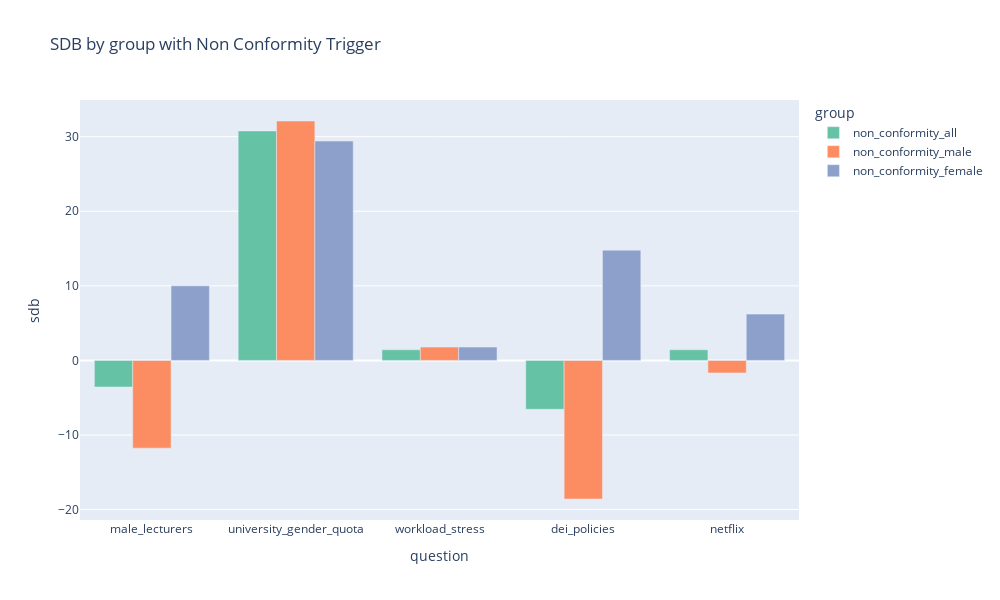

The cell this chart's notebook holds for it:
### Code cell
temp_sdb = all_sdb.loc[all_sdb['group'].isin(nonconform_cols), :]

# create 3 groups of bars for each question based on all_cols female_cols and male_cols
fig = px.bar(temp_sdb, x='question', y='sdb', color='group', color_discrete_sequence=px.colors.qualitative.Set2, barmode='group', title='SDB by group with Non Conformity Trigger')

# increase plot size and change color palette to viridis
fig.update_layout(
    autosize=False,
    width=1000,
    height=600,
    coloraxis=dict(colorscale='viridis')
)

fig.show()

### Figure 1 — Plotly figure (JSON) as saved in the notebook; plotly's stock layout.template omitted (floating-point values rounded to 4 significant figures)
{"data": [{"alignmentgroup": "True", "hovertemplate": "group=non_conformity_all<br>question=%{x}<br>sdb=%{y}<extra></extra>", "legendgroup": "non_conformity_all", "marker": {"color": "rgb(102,194,165)", "pattern": {"shape": ""}}, "name": "non_conformity_all", "offsetgroup": "non_conformity_all", "orientation": "v", "showlegend": true, "textposition": "auto", "type": "bar", "x": ["male_lecturers", "university_gender_quota", "workload_stress", "dei_policies", "netflix"], "xaxis": "x", "y": [-3.571, 30.77, 1.429, -6.557, 1.429], "yaxis": "y"}, {"alignmentgroup": "True", "hovertemplate": "group=non_conformity_male<br>question=%{x}<br>sdb=%{y}<extra></extra>", "legendgroup": "non_conformity_male", "marker": {"color": "rgb(252,141,98)", "pattern": {"shape": ""}}, "name": "non_conformity_male", "offsetgroup": "non_conformity_male", "orientation": "v", "showlegend": true, "textposition": "auto", "type": "bar", "x": ["male_lecturers", "university_gender_quota", "workload_stress", "dei_policies", "netflix"], "xaxis": "x", "y": [-11.76, 32.1, 1.786, -18.59, -1.677], "yaxis": "y"}, {"alignmentgroup": "True", "hovertemplate": "group=non_conformity_female<br>question=%{x}<br>sdb=%{y}<extra></extra>", "legendgroup": "non_conformity_female", "marker": {"color": "rgb(141,160,203)", "pattern": {"shape": ""}}, "name": "non_conformity_female", "offsetgroup": "non_conformity_female", "orientation": "v", "showlegend": true, "textposition": "auto", "type": "bar", "x": ["male_lecturers", "university_gender_quota", "workload_stress", "dei_policies", "netflix"], "xaxis": "x", "y": [10.0, 29.41, 1.786, 14.78, 6.207], "yaxis": "y"}], "layout": {"autosize": false, "barmode": "group", "coloraxis": {"colorscale": [[0, "#440154"], [0.1111, "#482878"], [0.2222, "#3e4989"], [0.3333, "#31688e"], [0.4444, "#26828e"], [0.5556, "#1f9e89"], [0.6667, "#35b779"], [0.7778, "#6ece58"], [0.8889, "#b5de2b"], [1, "#fde725"]]}, "height": 600, "legend": {"title": {"text": "group"}, "tracegroupgap": 0}, "title": {"text": "SDB by group with Non Conformity Trigger"}, "width": 1000, "xaxis": {"anchor": "y", "domain": [0, 1], "title": {"text": "question"}}, "yaxis": {"anchor": "x", "domain": [0, 1], "title": {"text": "sdb"}}}}
